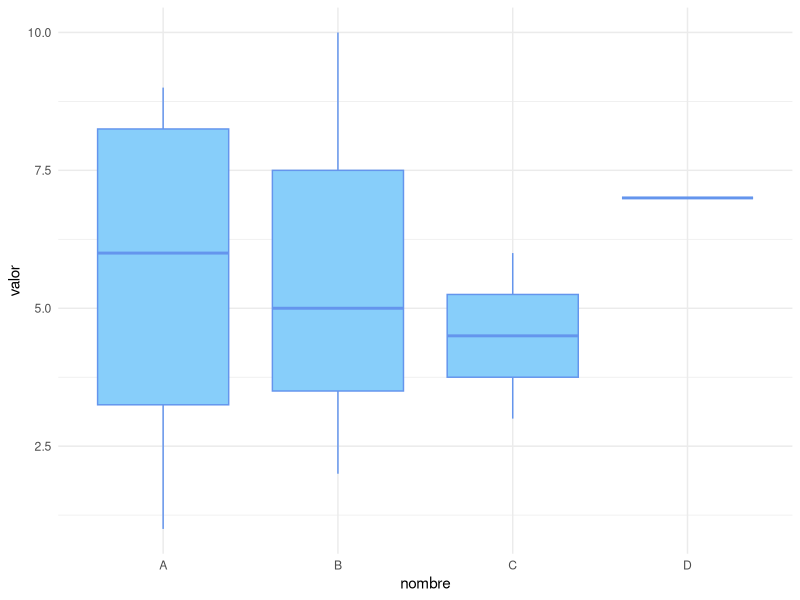
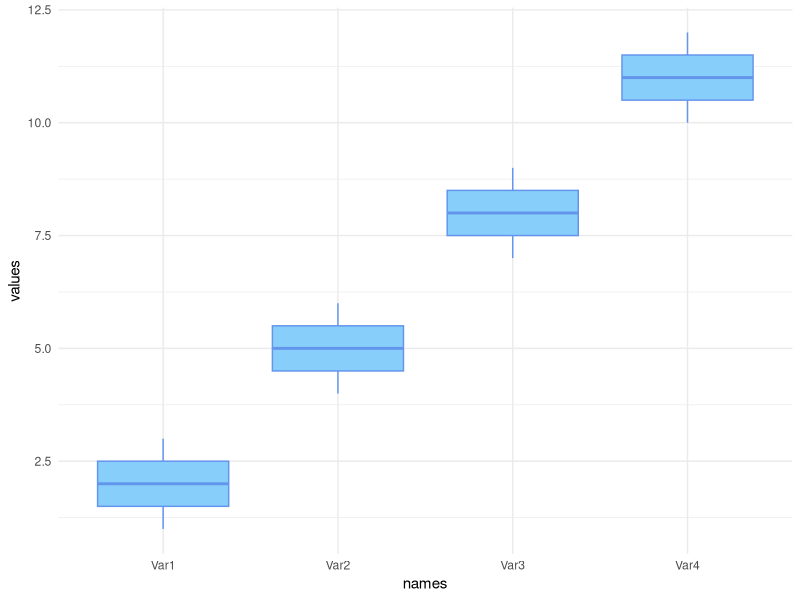

Reproduce these figures in R, in order.

# ----------------------------------------------------------------
# Gráficos de cajas y bigotes - ejemlo 1 de formato de introdución
# ----------------------------------------------------------------

#install.packages("ggplot2") # Instalar paquete de visualización gráfica
library(ggplot2) # Cargar la librería gráfica "ggplot2"

nombre <- c("A","B","C","A","B","C","D","A","A","B")
valor <- c(1,2,3,4,5,6,7,8,9,10)
datos <- data.frame(nombre=nombre, valor=valor)

qplot(nombre, valor, data=datos, 
      geom = 'boxplot',
      fill=I("lightskyblue"), 
      col=I("cornflowerblue")
) + theme_minimal()

# ----------------------------------------------------------------
# Gráficos de cajas y bigotes - ejemlo 1 de formato de introdución
# ----------------------------------------------------------------

Var1<-c(1,2,3)
Var2<-c(4,5,6)
Var3<-c(7,8,9)
Var4<-c(10,11,12)

datos<-data.frame(Var1,Var2,Var3,Var4)

list.values <- unlist(as.list(datos))
list.names <- rep(colnames(datos), each=nrow(datos))

df.subset.list <- data.frame(names= list.names, values= list.values)

qplot(names, values, data=df.subset.list, 
      geom = 'boxplot',
      fill=I("lightskyblue"), 
      col=I("cornflowerblue")
) + theme_minimal()
